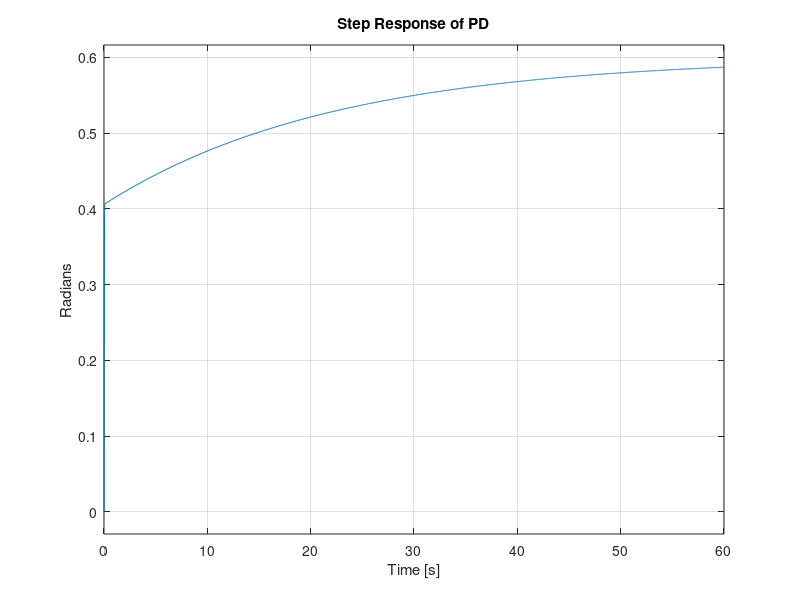

Here is the MATLAB script that generated this plot: (Note: this script raises an error after producing the figure.)
R_m = 10;               % Motor Resistance (Ohm)
K_a = 0.2;              % Motor Torque Constant (Nm / A)
K_b  = 0.009549;        % Back EMF Constant (V / (rad / s))
K_f = 0.047746;         % Rotational Friction Coefficient (Nm / (rad / s)) 
N = 20;                  % Gear Ratio

La = 0;                 %Negligable motor inductance

J_r = 0.001;            % Motor Rotor Moment of Inertia (kg / m^2)
J_p = 1;                % Solar Panel Moment of Inertia (kg / m^2)
J = J_r + (J_p/N^2);          % Total Moment of Inertia (kg / m^2)

Ts = 0.01; %Seconds

K_p = 4; %Power Amplifier gain
h = 1.5; %Height between panels in meters
K_s = h*(2/1.8); %sensor Gain Converts rads to Amps

%This assumes that at 90deg off from optimal that we get a 2A difference

%{
Arduino Uno Rev3 has a 16MHz clock
so 62ns per tick and you need two ticks for each ....
This gives us plenty of room to not threaten the clock
%}

s = tf('s');
z = tf('z',Ts);
%MOTOR CIRCUIT

mot_circ = 1/(La*s + R_m);
%MOTOR DYNAMICS
mot_dyn = 1/(J*s+K_f);
%Continuous Motor assembly
Gspeed = feedback(mot_circ*K_a*mot_dyn,K_b); %back emf simplified
Gpos = Gspeed*(1/N)*(1/s); 
%digital Motor
Gz = c2d(Gpos, Ts, 'zoh');    %digital plant for digital controller design
                        %effectively does what the Ardunio does for us.
fprintf('DIGITIZED MOTOR MODEL')
[~, denGz] = tfdata(Gz,'v');
rootsGz = roots(denGz);
disp('Roots of the denominator of Gz:')
disp(rootsGz)
%PID

Kp = 1;    %proportional gain
Ki = 0;     %Integral gain
Kd = 15;    %Derivative Gain

Cz = Kp + Ki*(Ts/2)*(z+1)/(z-1) + Kd*(z-1)/(Ts*z);
OL = Cz*Gz*K_p ;
PID_cltf = feedback(OL,K_s);

%PLOTING FOR PID PERFORMANCE/STABILITY
t = 0:Ts:60; % 5 seconds of performance data

figure (1)
clf
step(PID_cltf,t)
title('Step Response of PD')
ylabel('Radians')
grid on
fprintf('PERFORMANCE DATA OF PID')
%stepinfo(PID_cltf)

% Get the PID closed loop step response
[y, t_out] = step(PID_cltf, t);
y = squeeze(y);

% Desired panel angle for a 1 A current difference reference
ref = 0.785;

% Measure response metrics
[peak_time, percent_overshoot, settling_time_2pct, steady_state_error] = ...
    measure_step_metrics(y, t_out, ref);

% Display results
fprintf('Peak Time: %.3f s\n', peak_time)
fprintf('Percent Overshoot: %.2f %%\n', percent_overshoot)
fprintf('2%% Settling Time: %.3f s\n', settling_time_2pct)
fprintf('Steady State Error: %.4f rad\n', steady_state_error)

%%%%%%%%%%%%%%%%%%%%%%%%%%%%%%%%%
figure(2)
clf
margin(OL)
title('Phase Margin detection for PD control')

%% Steady State Stuff
% Extract voltage data
t_volt = ard_out_volt.Time;
volt = squeeze(ard_out_volt.Data);

% Extract angle data and convert radians to degrees
t_theta = theta_offset.Time;
theta_deg = squeeze(theta_offset.Data);

% Extract wind torque data
t_wind = wind_torq.Time;
torq = squeeze(wind_torq.Data);

% Create plots
figure(3)
clf

subplot(3,1,1)
plot(t_volt, volt, 'LineWidth', 1.5)
grid on
xlabel('Time (s)')
ylabel('Voltage (V)')
title('Arduino Output Voltage')

subplot(3,1,2)
plot(t_theta, theta_deg, 'LineWidth', 1.5)
grid on
xlabel('Time (s)')
ylabel('Angle (deg)')
title('Panel Angle Offset')

subplot(3,1,3)
plot(t_wind, torq, 'LineWidth', 1.5)
grid on
xlabel('Time (s)')
ylabel('Torque (N m)')
title('Wind Torque')
